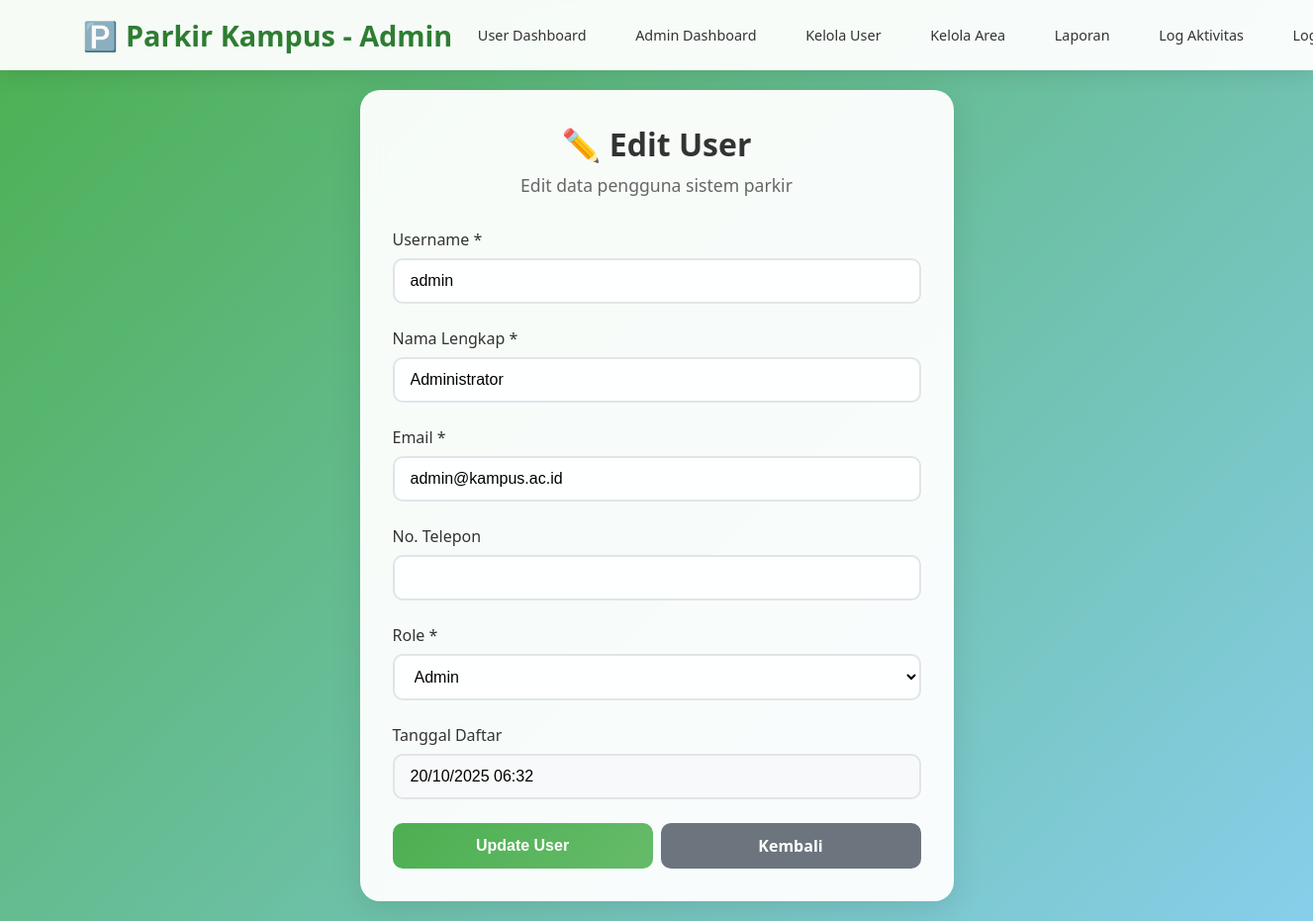
/admin/edit_users.php?id=1 (signed in), run on the app's committed database.
### tables this page shows
CREATE TABLE users (
    id INT AUTO_INCREMENT PRIMARY KEY,
    username VARCHAR(50) UNIQUE NOT NULL,
    password VARCHAR(255) NOT NULL,
    nama_lengkap VARCHAR(100) NOT NULL,
    email VARCHAR(100) UNIQUE NOT NULL,
    no_telepon VARCHAR(20),
    role ENUM('mahasiswa', 'dosen', 'staff', 'admin') DEFAULT 'mahasiswa',
    created_at TIMESTAMP DEFAULT CURRENT_TIMESTAMP
);

### admin/edit_users.php (the view, shortened to what this page needs)
<?php
$pdo = getConnection();
$user_id = isset($_GET['id']) ? (int)$_GET['id'] : 0;
$user = null;
if ($user_id > 0) {
    $stmt = $pdo->prepare("SELECT * FROM users WHERE id = ?");
    $stmt->execute([$user_id]);
    $user = $stmt->fetch(PDO::FETCH_ASSOC);
}
?>
<!DOCTYPE html>
<html lang="id">
<head>
    <link rel="stylesheet" href="../style.css">
</head>
<body>
    <header class="header">
        <nav class="nav">
            <a href="../index.php" class="logo">🅿️ Parkir Kampus - Admin</a>
            <ul class="nav-links" id="nav-links">
                <li><a href="../index.php">User Dashboard</a></li>
                <li><a href="index.php">Admin Dashboard</a></li>
                <li><a href="users.php">Kelola User</a></li>
                <li><a href="areas.php">Kelola Area</a></li>
                <li><a href="reports.php">Laporan</a></li>
                <li><a href="logs.php">Log Aktivitas</a></li>
                <li><a href="../logout.php">Logout</a></li>
            </ul>
        </nav>
    </header>
    <div class="container">
        <div class="card" style="max-width: 600px; margin: 0 auto;">
            <div class="card-header">
                <h1 class="card-title">✏️ Edit User</h1>
                <p class="card-subtitle">Edit data pengguna sistem parkir</p>
            </div>
            <?php if ($user): ?>
                <form method="POST">
                    <div class="form-group">
                        <label class="form-label">Username *</label>
                        <input type="text" name="username" class="form-input" required
                               value="<?= htmlspecialchars($user['username']) ?>">
                    </div>
                    <div class="form-group">
                        <label class="form-label">Nama Lengkap *</label>
                        <input type="text" name="nama_lengkap" class="form-input" required
                               value="<?= htmlspecialchars($user['nama_lengkap']) ?>">
                    </div>
                    <div class="form-group">
                        <label class="form-label">Email *</label>
                        <input type="email" name="email" class="form-input" required
                               value="<?= htmlspecialchars($user['email']) ?>">
                    </div>
                    <div class="form-group">
                        <label class="form-label">No. Telepon</label>
                        <input type="tel" name="no_telepon" class="form-input"
                               value="<?= htmlspecialchars($user['no_telepon'] ?? '') ?>">
                    </div>
                    <div class="form-group">
                        <label class="form-label">Role *</label>
                        <select name="role" class="form-select" required>
                            <option value="admin" <?= $user['role'] === 'admin' ? 'selected' : '' ?>>Admin</option>
                        </select>
                    </div>
                    <div class="form-group">
                        <label class="form-label">Tanggal Daftar</label>
                        <input type="text" class="form-input"
                               value="<?= date('d/m/Y H:i', strtotime($user['created_at'])) ?>"
                               readonly style="background: #f8f9fa;">
                    </div>
                    <div style="display: flex; gap: 0.5rem; margin-top: 1.5rem;">
                        <button type="submit" class="btn btn-primary" style="flex: 1;">Update User</button>
                        <a href="users.php" class="btn btn-secondary" style="flex: 1; text-align: center;">Kembali</a>
                    </div>
                </form>
            <?php else: ?>
                <div class="alert alert-error">
                    User tidak ditemukan. <a href="users.php">Kembali ke daftar user</a>
                </div>
            <?php endif; ?>
        </div>
    </div>
</body>
</html>

### style.css (style rules this page uses)
* { margin: 0; padding: 0; box-sizing: border-box; }
body { font-family: 'Segoe UI', Tahoma, Geneva, Verdana, sans-serif; background: linear-gradient(135deg, #4CAF50 0%, #87CEEB 100%); min-height: 100vh; color: #333; }
.container { max-width: 1200px; margin: 0 auto; padding: 20px; }
.header { background: rgba(255, 255, 255, 0.95); backdrop-filter: blur(10px); padding: 1rem 0; box-shadow: 0 4px 20px rgba(0, 0, 0, 0.1); position: sticky; top: 0; z-index: 100; }
.nav { display: flex; justify-content: space-between; align-items: center; max-width: 100px; margin: 0 auto; padding: 0 15px; }
.logo { font-size: 1.8rem; font-weight: bold; color: #2E7D32; text-decoration: none; }
.nav-links { display: flex; list-style: none; gap: 2rem; transition: color 0.3s ease; padding: 0.5rem 0.8rem; border-radius: 8px; font-size: 0.9rem; white-space: nowrap; }
.nav-links a { text-decoration: none; color: #333; font-weight: 500; transition: color 0.3s ease; }
.card { background: rgba(255, 255, 255, 0.95); backdrop-filter: blur(10px); border-radius: 20px; padding: 2rem; box-shadow: 0 8px 32px rgba(0, 0, 0, 0.1); margin-bottom: 2rem; border: 1px solid rgba(255, 255, 255, 0.2); }
.card-header { text-align: center; margin-bottom: 2rem; }
.card-title { font-size: 2rem; color: #333; margin-bottom: 0.5rem; }
.card-subtitle { color: #666; font-size: 1.1rem; }
.form-group { margin-bottom: 1.5rem; }
.form-label { display: block; margin-bottom: 0.5rem; font-weight: 500; color: #333; }
.form-input { width: 100%; padding: 12px 16px; border: 2px solid #e1e5e9; border-radius: 10px; font-size: 1rem; transition: all 0.3s ease; background: rgba(255, 255, 255, 0.9); }
.form-select { width: 100%; padding: 12px 16px; border: 2px solid #e1e5e9; border-radius: 10px; font-size: 1rem; background: rgba(255, 255, 255, 0.9); cursor: pointer; }
.btn { padding: 12px 24px; border: none; border-radius: 10px; font-size: 1rem; font-weight: 600; cursor: pointer; transition: all 0.3s ease; text-decoration: none; display: inline-block; text-align: center; }
.btn-primary { background: linear-gradient(135deg, #4CAF50 0%, #66BB6A 100%); color: white; }
.btn-secondary { background: #6c757d; color: white; }
.nav { display: flex; justify-content: space-between; align-items: center; max-width: 1200px; margin: 0 auto; padding: 0 20px; }
.logo { font-size: 1.8rem; font-weight: bold; color: #2E7D32; text-decoration: none; white-space: nowrap; }
.nav-links { display: flex; list-style: none; gap: 1.5rem; align-items: center; }
.nav-links a { text-decoration: none; color: #333; font-weight: 500; transition: color 0.3s ease; padding: 0.5rem 0.8rem; border-radius: 6px; }

### data on the page
users: username "admin", nama_lengkap "Administrator", email "admin@kampus.ac.id", role "Admin", created_at "20/10/2025 06:32"
